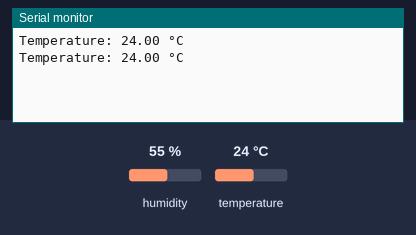
A sketch run on a simulated Arduino Uno, built with avr-gcc and run on an emulated ATmega328P. Parts: the last lines printed to the serial monitor. Inputs (shaded band) come from the test bench; at power-on: temperature 24 °C, humidity 55 %.

Above: at 4.8 s.
4.9 s: temperature set to 29 °C
At 7.0 s:
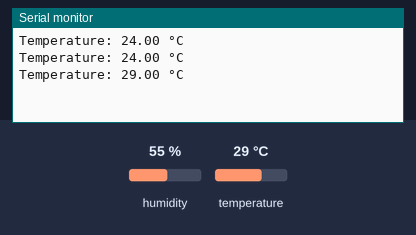
7.9 s: temperature set to 32 °C
At 9.1 s:
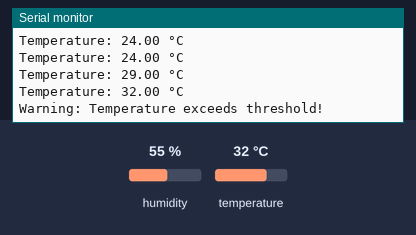
Timing chart, 0 to 10.9 s (numbered marks = the images above; inputs shaded):
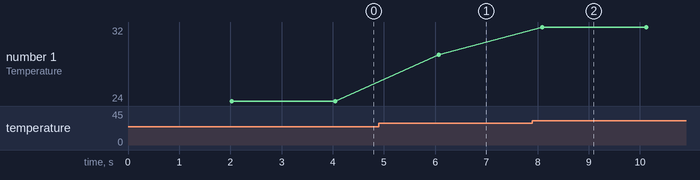

The sketch:

temperature7.ino
```cpp
#include <DHT.h>

// Pin Definitions
#define DHTPIN 2       // Pin where the DHT11 data line is connected
#define DHTTYPE DHT11  // DHT 11

DHT dht(DHTPIN, DHTTYPE);

const float threshold = 30.0; // Temperature threshold for warning

void setup() {
  Serial.begin(9600); // Initialize Serial Monitor
  dht.begin();        // Initialize the DHT11 sensor
}

void loop() {
  delay(2000); // Wait a few seconds between measurements

  float temperature = dht.readTemperature(); // Read temperature in Celsius

  if (isnan(temperature)) {
    Serial.println("Failed to read from DHT sensor!");
    return;
  }

  Serial.print("Temperature: ");
  Serial.print(temperature);
  Serial.println(" °C");

  if (temperature > threshold) {
    Serial.println("Warning: Temperature exceeds threshold!");
  }
}
```

Measured:
- the behaviour switches between 30 and 31 °C on temperature (found by bisection; images 1 and 2)
- after the input at 4.9 s, the serial monitor: prints a new line after 1.2 s (image 1)
- after the input at 7.9 s, the serial monitor: prints a new line after 0.20 s (image 2)
- plotted number 1: 24 → 29 after the input at 4.9 s, 29 → 32 after the input at 7.9 s
